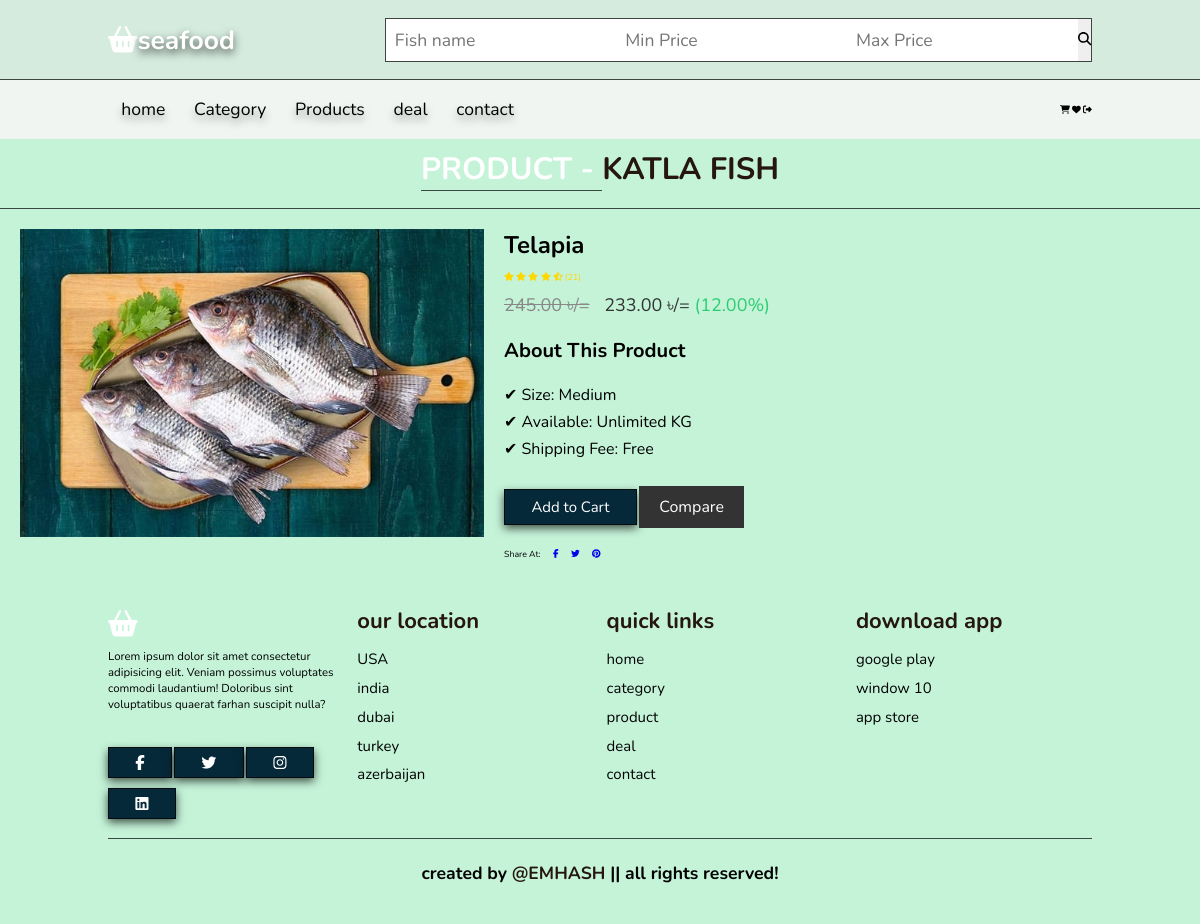
Screenshot of /product/item/a66fd7f5-6eaa-48d2-94ee-44d33b8857de (signed in) with the database file from the repository.
### market/models.py (models this page shows, shortened)
class CommonBaseModel(models.Model):
    uid = models.UUIDField(primary_key=True, default= uuid.uuid4, editable=False)
    created_at = models.DateTimeField(auto_now_add=True)
    updated_at = models.DateTimeField(auto_now=True)
    class Meta:
        abstract = True

class Fish(CommonBaseModel):
    name = models.CharField(max_length=100)
    image = models.ImageField(upload_to="Fishes")
    price = models.DecimalField(max_digits=10, decimal_places=2)
    category = models.ForeignKey(Category, on_delete=models.CASCADE)
    discount = models.DecimalField(max_digits=5, decimal_places=2, blank=True, null=True)
    def discounted_price(self):
        if self.discount:
            return self.price - self.discount
        else:
            return self.price

### market/views.py (the view)
# urls.py: path("product/item/<str:uid>", views.view_product, name="view_product" ),
def view_product(request, uid):
    the_product = get_object_or_404(Fish, uid = uid)
    referring_url = request.META.get('HTTP_REFERER')
    context = {
        "fish":the_product,
    }
    return render(request, "frontend/view_product.html", context)

### market/shortcuts.py (called while the page is built)
def common_data(request):
    profile = request.user.profile
    context ={
        "cart_item":CartItem.objects.filter(user=profile, purchased = False).count(),
        "fav_item": Favorite.objects.filter(user = profile).count()
    }
    return context

### templates/frontend/view_product.html (shortened to what this page needs)
{% extends "frontend/base/base.html" %}
{% load static %}
{% block css %}
<link rel="stylesheet" href="{% static "css/product_view.css" %}">
{% endblock css %}
{% block content %}
<h1 class="heading"> <span>Product - </span> Katla Fish </h1>
    <main class="main">
        <div class="container">
            <div class="product-view">
                <div class="product-image">
                    <img src="{{fish.image.url}}" alt="Product Image">
                </div>
                <div class="product-details">
                    <h1>{{fish.name}}</h1>
                    <div class="rating">
                        <span class="fas fa-star"></span>
                        <span class="fas fa-star"></span>
                        <span class="fas fa-star"></span>
                        <span class="fas fa-star"></span>
                        <span class="fas fa-star-half-alt"></span>
                        <span>(21)</span>
                    </div>
                    <p class="price">
                        <span class="old-price">{{fish.price}} ৳/=</span>
                        <span class="new-price">{{fish.discounted_price}} ৳/=</span>
                        <span class="discount">({{fish.discount}}%)</span>
                    </p>
                    <div class="description">
                        <h3>About This Product</h3>
                    </div>
                    <ul class="features">
                        <li>✔ Size: Medium</li>
                        <li>✔ Available: {{fish.available}}Unlimited KG</li>
                        <li>✔ Shipping Fee: Free</li>
                    </ul>
                    <div class="cart-add">
                        <a href="{% url "cart_view" fish.uid %}" class="btn">Add to Cart</a>
                        <button type="button">Compare</button>
                    </div>
                    <div class="share">
                        <span>Share At:</span>
                        <a href="#"><i class="fab fa-facebook-f"></i></a>
                        <a href="#"><i class="fab fa-twitter"></i></a>
                        <a href="#"><i class="fab fa-pinterest"></i></a>
                    </div>
                </div>
            </div>
        </div>
    </main>
{% endblock content %}

### static/css/style.css (style rules this page uses)
:root { --green:#c4f3d8; --black:#251610; --darkgreen:#06293a; }
body { background: var(--green); }
* { font-family: 'Nunito', sans-serif; margin: 0; padding: 0; box-sizing: border-box; outline: none; border: none; text-decoration: none; transition: all .2s linear; }
html { font-size: 62.5%; overflow-x: hidden; scroll-padding-top: 6.5rem; scroll-behavior: smooth; }
.btn { display:inline-block; margin-top:1rem; background: var(--darkgreen); color: #fff; padding: .8rem 3rem; font-size:1.7rem; text-align:center; cursor: pointer; box-shadow: 0 0.5rem 1rem rgba(0,0,0,0.7); border:0.1rem solid rgba(0,0,0,0.7); }
.heading { text-align: center; color: var(--black); text-transform: uppercase; padding:1rem; font-size: 3.5rem; padding-bottom:2rem; border-bottom: 0.1rem solid rgba(0,0,0,0.7); }
.heading span { color: #ffffff; text-transform: uppercase; border-bottom: 0.1rem solid rgba(0,0,0,0.7); }
@media (max-width:1200px) { html { font-size: 55%; } }

### static/css/product_view.css (style rules this page uses)
.container { width: 100%; max-width: 1200px; margin: 0 auto; padding: 20px; }
.product-view { display: flex; flex-wrap: wrap; }
.product-image { flex: 0 0 40%; max-width: 40%; }
.product-image img { width: 100%; height: auto; }
.product-details { flex: 0 0 60%; max-width: 60%; padding-left: 20px; }
.product-details h1 { font-size: 24px; margin-bottom: 10px; }
.rating { color: #FFD700; }
.price { font-size: 18px; margin: 10px 0; }
.old-price { color: #888; text-decoration: line-through; margin-right: 10px; }
.new-price { color: #333; }
.discount { color: #2ecc71; }
.description { margin-top: 20px; }
.description h3 { font-size: 20px; margin-bottom: 10px; }
.features { margin-top: 20px; list-style-type: none; padding: 0; }
.features li { font-size: 16px; margin-bottom: 5px; }
.cart-add { margin-top: 20px; }
.cart-add button { padding: 10px 20px; font-size: 16px; background-color: #333; color: #fff; border: none; cursor: pointer; margin-right: 10px; }
.cart-add button:last-child { margin-right: 0; }
.share { margin-top: 20px; }
.share span { margin-right: 10px; }
.share a { margin-right: 10px; }

### rows the page displays
Fish: image (picture), name "Telapia", price "245.00", discounted_price "233.00", discount "12.00"
